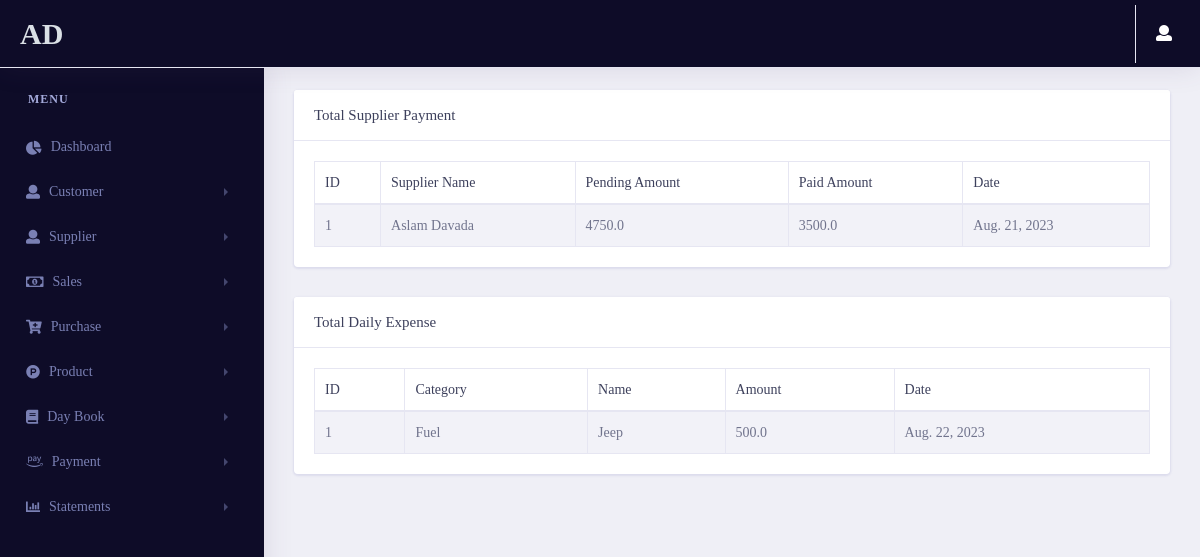
The app's page /statement/totalexpense/ (signed in), older data.
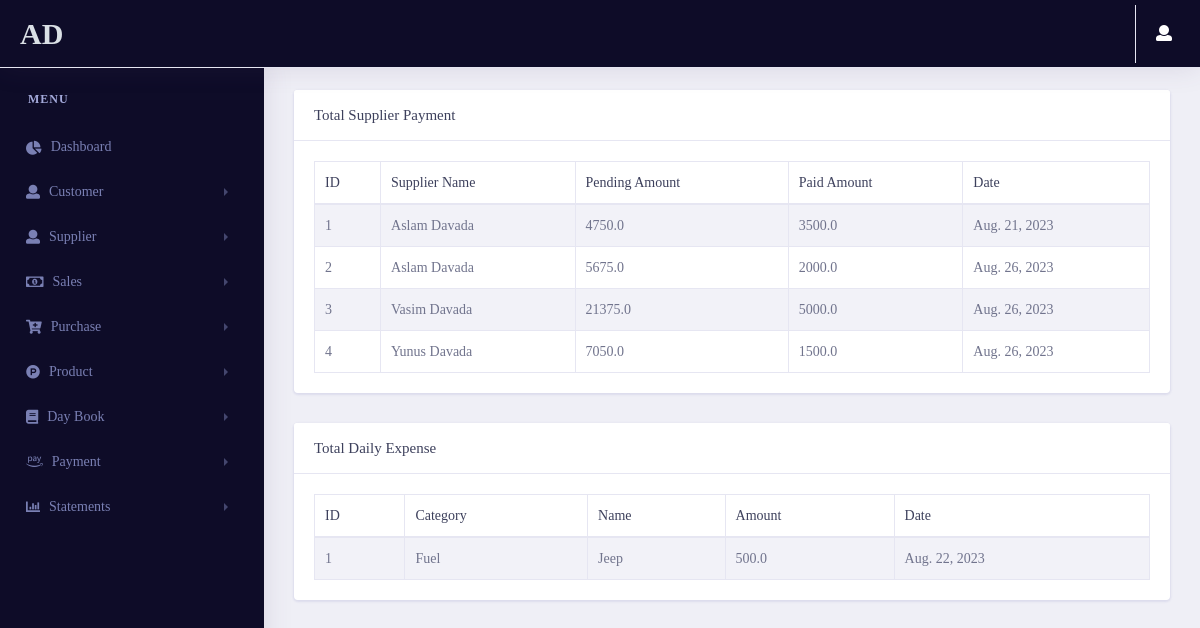
The same page, newer data.
### payments/models.py (models this page shows, shortened)
class supplierpay_estimate(models.Model):
    supplier_name = models.ForeignKey(Supplier_estimate,on_delete=models.CASCADE)
    pending_amount = models.FloatField()
    paid_amount = models.FloatField()
    round_off = models.FloatField()
    date = models.DateField(auto_now_add=True)
    id = models.UUIDField(default=uuid.uuid4 , unique=True , primary_key=True , editable=False)
    class Meta:
        indexes = [models.Index(fields=['supplier_name' , 'id'])]

### supplier/models.py (models this page shows)
class Supplier_estimate(models.Model):
    supplier_id = models.CharField(max_length=10, null=True, blank=True)
    fullname = models.CharField(max_length=50)
    contactno = models.CharField(max_length=50)
    city = models.CharField(max_length=50)
    state = models.CharField(max_length=50)
    landmark = models.CharField(max_length=50)
    id = models.UUIDField(default=uuid.uuid4 , unique=True , primary_key=True , editable=False)
    def __str__(self):
        return self.fullname
    class Meta:
        indexes = [models.Index(fields=['id' , 'fullname'])]

### daybook/models.py (models this page shows, shortened)
class dailyexpense_estimate(models.Model):
    category =models.CharField(max_length=50)
    amount = models.FloatField()
    name = models.CharField(max_length=500)
    date = models.DateField(auto_now_add=True)
    time = models.DateTimeField(auto_now_add=True)
    id = models.UUIDField(default=uuid.uuid4 , unique=True , primary_key=True , editable=False)

### statements/views.py (the view)
# urls.py: path('totalexpense/',views.totalexpense,name="totalexpense"),
@login_required(login_url='login')
def totalexpense(request):
    try:
        if request.user.groups.filter(name='Estimate').exists():
            daily_expense_data = dailyexpense_estimate.objects.all()
            supplier_expense_data = supplierpay_estimate.objects.all()
        if request.user.groups.filter(name='GST').exists():
            daily_expense_data = dailyexpense_gst.objects.all()
            supplier_expense_data = supplierpay_gst.objects.all()
        context = {
            'daily_expense_data':daily_expense_data,
            'supplier_expense_data':supplier_expense_data
        }
        return render(request,'statements/totalexpense.html',context)
    except:
        return redirect('error404')

### pages/templatetags/user_auth.py (called while the page is built)
@register.filter(name='has_group')
def has_group(user, group_name):
    group = Group.objects.get(name=group_name)
    return True if group in user.groups.all() else False

### statements/templates/statements/totalexpense.html (shortened to what this page needs)
{% extends 'pages/base.html' %}
{% load static %}
{% load user_auth %}
{% block content %}
<link rel="stylesheet" href="{% static 'vendor/bootstrap/css/bootstrap.min.css' %}">
<link rel="stylesheet" type="text/css" href="{% static 'vendor/datatables/css/dataTables.bootstrap4.css' %}">
<link href="{% static 'vendor/fonts/circular-std/style.css' %}" rel="stylesheet">
<link rel="stylesheet" href="{% static 'libs/css/style.css' %}">
<link rel="stylesheet" href="{% static 'vendor/fonts/fontawesome/css/fontawesome-all.css' %}">
{% if request.user|has_group:"Estimate" %}
<div class="row">
    <div class="col-xl-12 col-lg-12 col-md-12 col-sm-12 col-12">
        <div class="card">
            <h5 class="card-header">Total Supplier Payment</h5>
            <div class="card-body">
                <div class="table-responsive">
                    <table class="table table-striped table-bordered first">
                        <thead>
                        <tr>
                            <th>ID</th>
                            <th>Supplier Name</th>
                            <th>Pending Amount</th>
                            <th>Paid Amount</th>
                            <th>Date</th>
                        </tr>
                        </thead>
                        <tbody>
                        {% for i in supplier_expense_data %}
                        <tr>
                            <td>{{forloop.counter}}</td>
                            <td>{{i.supplier_name}}</td>
                            <td>{{i.pending_amount}}</td>
                            <td>{{i.paid_amount}}</td>
                            <td>{{i.date}}</td>
                        </tr>
                        {% endfor %}
                        </tbody>
                    </table>
                </div>
            </div>
        </div>
    </div>
</div>
<div class="row">
    <div class="col-xl-12 col-lg-12 col-md-12 col-sm-12 col-12">
        <div class="card">
            <h5 class="card-header">Total Daily Expense</h5>
            <div class="card-body">
                <div class="table-responsive">
                    <table class="table table-striped table-bordered first">
                        <thead>
                        <tr>
                            <th>ID</th>
                            <th>Category</th>
                            <th>Name</th>
                            <th>Amount</th>
                            <th>Date</th>
                        </tr>
                        </thead>
                        <tbody>
                        {% for i in daily_expense_data %}
                        <tr>
                            <td>{{forloop.counter}}</td>
                            <td>{{i.category}}</td>
                            <td>{{i.name}}</td>
                            <td>{{i.amount}}</td>
                            <td>{{i.date}}</td>
                        </tr>
                        {% endfor %}
                        </tbody>
                    </table>
                </div>
            </div>
        </div>
    </div>
</div>
{% endif %}
{% endblock content %}

Row changes from the older to the newer data that the page shows:
added supplierpay_estimate: supplier_name "Aslam Davada", pending_amount "5675.0", paid_amount "2000.0", date "Aug. 26, 2023"
added supplierpay_estimate: supplier_name "Vasim Davada", pending_amount "21375.0", paid_amount "5000.0", date "Aug. 26, 2023"
added supplierpay_estimate: supplier_name "Yunus Davada", pending_amount "7050.0", paid_amount "1500.0", date "Aug. 26, 2023"
